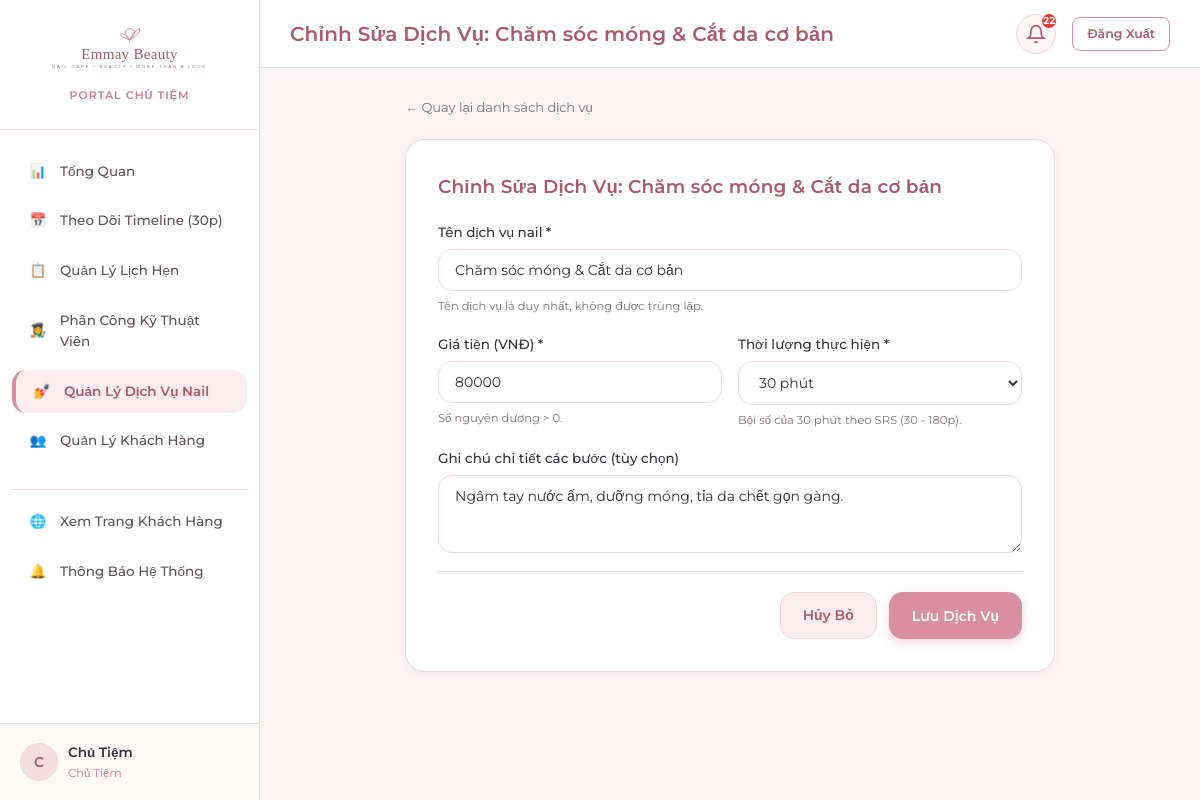
The app's page /owner/services/DV001/edit/ (signed in) with its own data.
### apps/accounts/models.py (models this page shows, shortened)
class TaiKhoan(models.Model):
    VAI_TRO_CHOICES = [
        ('Chủ Tiệm', 'Chủ Tiệm'),
        ('Nhân Viên', 'Nhân Viên'),
        ('Khách Hàng', 'Khách Hàng'),
    ]
    ma_tai_khoan = models.CharField(max_length=10, primary_key=True, verbose_name='Mã tài khoản')
    user = models.OneToOneField(User, on_delete=models.CASCADE, related_name='tai_khoan', verbose_name='Tài khoản User')
    vai_tro = models.CharField(max_length=20, choices=VAI_TRO_CHOICES, verbose_name='Vai trò')
    khach_hang = models.OneToOneField(
        KhachHang, on_delete=models.SET_NULL, null=True, blank=True,
        related_name='tai_khoan', verbose_name='Khách hàng liên kết'
    )
    class Meta:
        db_table = 'TaiKhoan'
        verbose_name = 'Tài Khoản'
        verbose_name_plural = 'Tài Khoản'

### apps/services/models.py (models this page shows, shortened)
class DichVu(models.Model):
    THOI_LUONG_CHOICES = [
        (30, '30 phút'),
        (60, '60 phút'),
        (90, '90 phút (1h30)'),
        (120, '120 phút (2h)'),
        (150, '150 phút (2h30)'),
        (180, '180 phút (3h)'),
    ]
    ma_dich_vu = models.CharField(max_length=10, primary_key=True, verbose_name='Mã dịch vụ')
    ten_dich_vu = models.CharField(max_length=60, unique=True, verbose_name='Tên dịch vụ')
    gia_tien = models.DecimalField(
        max_digits=12, decimal_places=0,
        validators=[MinValueValidator(1, message='Giá tiền phải là số nguyên dương lớn hơn 0.')],
        verbose_name='Giá tiền (VNĐ)'
    )
    thoi_luong = models.SmallIntegerField(
        choices=THOI_LUONG_CHOICES,
        validators=[validate_thoi_luong],
        verbose_name='Thời lượng (phút)'
    )
    ghi_chu = models.CharField(max_length=255, blank=True, null=True, verbose_name='Ghi chú')
    da_xoa = models.BooleanField(default=False, verbose_name='Đã xóa mềm')
    class Meta:
        db_table = 'DichVu'
        verbose_name = 'Dịch Vụ'
        verbose_name_plural = 'Dịch Vụ'
        ordering = ['ma_dich_vu']

### apps/services/views.py (the view)
# urls.py: path('services/<str:pk>/edit/', service_views.owner_service_update, name='service_update'),
@owner_required
def owner_service_update(request, pk):
    service = get_object_or_404(DichVu, pk=pk, da_xoa=False)
    form = DichVuForm(request.POST or None, instance=service)
    if request.method == 'POST' and form.is_valid():
        form.save()
        messages.success(request, f'Đã cập nhật dịch vụ "{service.ten_dich_vu}" thành công.')
        return redirect('owner:services_list')
    return render(request, 'owner/service_form.html', {
        'form': form,
        'service': service,
        'title': f'Chỉnh Sửa Dịch Vụ: {service.ten_dich_vu}',
    })

### apps/services/forms.py (shortened to what this page needs)
class DichVuForm(forms.ModelForm):
    class Meta:
        model = DichVu
        fields = ['ten_dich_vu', 'gia_tien', 'thoi_luong', 'ghi_chu']
        widgets = {
            'ten_dich_vu': forms.TextInput(attrs={'class': 'form-control', 'placeholder': 'Ví dụ: Sơn Gel Hàn Quốc'}),
            'gia_tien': forms.NumberInput(attrs={'class': 'form-control', 'placeholder': 'Ví dụ: 150000', 'min': '1000', 'step': '1000'}),
            'thoi_luong': forms.Select(attrs={'class': 'form-select'}),
            'ghi_chu': forms.Textarea(attrs={'class': 'form-control', 'rows': 3, 'placeholder': 'Mô tả chi tiết các bước dịch vụ'}),
        }

### apps/notifications/context_processors.py (called while the page is built)
def notifications_processor(request):
    context = {
        'unread_notifications_count': 0,
        'recent_notifications': [],
    }
    if request.user.is_authenticated:
        try:
            tai_khoan = getattr(request.user, 'tai_khoan', None)
            if tai_khoan:
                user_notifications = ThongBao.objects.filter(tai_khoan=tai_khoan)
                context['unread_notifications_count'] = user_notifications.filter(da_doc=False).count()
                context['recent_notifications'] = user_notifications.order_by('-thoi_diem_tao')[:8]
        except Exception:
            pass
    return context

### templates/owner/service_form.html (shortened to what this page needs)
{% extends 'base_dashboard.html' %}
{% block page_title %}{{ title }}{% endblock %}
{% block content %}
<div style="max-width: 650px; margin: 0 auto;">
  <div style="margin-bottom: 20px;">
    <a href="{% url 'owner:services_list' %}" style="font-size: 13px; color: var(--text-muted);">&larr; Quay lại danh sách dịch vụ</a>
  </div>
  <div class="card" style="padding: 32px; border-radius: var(--radius-lg);">
    <h3 class="card-title" style="margin-bottom: 20px;">{{ title }}</h3>
    <form method="post">
      <div class="form-group">
        <label class="form-label">Tên dịch vụ nail *</label>
        {{ form.ten_dich_vu }}
        <small style="color: var(--text-muted); font-size: 11.5px;">Tên dịch vụ là duy nhất, không được trùng lặp.</small>
      </div>
      <div style="display: grid; grid-template-columns: 1fr 1fr; gap: 16px;">
        <div class="form-group">
          <label class="form-label">Giá tiền (VNĐ) *</label>
          {{ form.gia_tien }}
          <small style="color: var(--text-muted); font-size: 11.5px;">Số nguyên dương > 0.</small>
        </div>
        <div class="form-group">
          <label class="form-label">Thời lượng thực hiện *</label>
          {{ form.thoi_luong }}
          <small style="color: var(--text-muted); font-size: 11.5px;">Bội số của 30 phút theo SRS (30 - 180p).</small>
        </div>
      </div>
      <div class="form-group">
        <label class="form-label">Ghi chú chi tiết các bước (tùy chọn)</label>
        {{ form.ghi_chu }}
      </div>
      <div style="border-top: 1px solid var(--border-pink); padding-top: 20px; display: flex; justify-content: flex-end; gap: 12px;">
        <a href="{% url 'owner:services_list' %}" class="btn btn-secondary">Hủy Bỏ</a>
        <button type="submit" class="btn btn-primary">Lưu Dịch Vụ</button>
      </div>
    </form>
  </div>
</div>
{% endblock %}

### templates/base_dashboard.html (shortened to what this page needs)
<!DOCTYPE html>
<html lang="vi">
<head>
  <link rel="stylesheet" href="/static/css/style.css">
  <link rel="stylesheet" href="/static/css/dashboard.css">
</head>
<body class="app-layout">
  <aside class="sidebar">
    <div class="sidebar-brand">
      <a href="{% url 'home' %}">
        <img src="/static/images/logo.svg" alt="Emmay Beauty" class="sidebar-logo">
      </a>
      <div style="font-size: 11px; color: var(--primary-rose); font-weight: 600; margin-top: 4px; letter-spacing: 1px;">
        {% if is_owner %}PORTAL CHỦ TIỆM{% elif is_employee %}PORTAL KỸ THUẬT VIÊN{% else %}PORTAL THÀNH VIÊN{% endif %}
      </div>
    </div>
    <ul class="sidebar-nav">
      {% if is_owner %}
        <li class="nav-item {% if request.resolver_match.url_name == 'dashboard' %}active{% endif %}">
          <a href="{% url 'owner:dashboard' %}">
            <span class="nav-icon">📊</span>
            <span>Tổng Quan</span>
          </a>
        </li>
        <li class="nav-item {% if request.resolver_match.url_name == 'timeline' %}active{% endif %}">
          <a href="{% url 'owner:timeline' %}">
            <span class="nav-icon">📅</span>
            <span>Theo Dõi Timeline (30p)</span>
          </a>
        </li>
        <li class="nav-item {% if 'appointments' in request.path and request.resolver_match.url_name != 'timeline' %}active{% endif %}">
          <a href="{% url 'owner:appointments_list' %}">
            <span class="nav-icon">📋</span>
            <span>Quản Lý Lịch Hẹn</span>
          </a>
        </li>
        <li class="nav-item {% if 'assignments' in request.path %}active{% endif %}">
          <a href="{% url 'owner:assignments_list' %}">
            <span class="nav-icon">👩‍🎨</span>
            <span>Phân Công Kỹ Thuật Viên</span>
          </a>
        </li>
        <li class="nav-item {% if 'services' in request.path %}active{% endif %}">
          <a href="{% url 'owner:services_list' %}">
            <span class="nav-icon">💅</span>
            <span>Quản Lý Dịch Vụ Nail</span>
          </a>
        </li>
        <li class="nav-item {% if 'customers' in request.path %}active{% endif %}">
          <a href="{% url 'owner:customers_list' %}">
            <span class="nav-icon">👥</span>
            <span>Quản Lý Khách Hàng</span>
          </a>
        </li>
      {% endif %}
      <li class="nav-item" style="margin-top: 20px; border-top: 1px solid var(--border-pink); padding-top: 10px;">
        <a href="{% url 'home' %}">
          <span class="nav-icon">🌐</span>
          <span>Xem Trang Khách Hàng</span>
        </a>
      </li>
      <li class="nav-item">
        <a href="{% url 'notifications:list' %}">
          <span class="nav-icon">🔔</span>
          <span>Thông Báo Hệ Thống</span>
        </a>
      </li>
    </ul>
    <div class="sidebar-footer">
      <div class="user-badge">
        <div class="user-avatar">
          {{ user.username|slice:":1"|upper }}
        </div>
        <div class="user-info">
          <span class="user-name">{{ user.first_name|default:user.username }}</span>
          <span class="user-role">{{ current_role }}</span>
        </div>
      </div>
    </div>
  </aside>
  <div class="main-wrapper">
    <header class="top-header">
      <div class="header-title">
        <h2>{% block page_title %}Bảng Điều Khiển{% endblock %}</h2>
      </div>
      <div class="header-actions">
        <div class="notification-bell-container">
          <button type="button" class="bell-btn" id="notif-bell-btn" title="Thông báo">
            <svg width="20" height="20" viewBox="0 0 24 24" fill="none" stroke="currentColor" stroke-width="2">
              <path d="M18 8A6 6 0 0 0 6 8c0 7-3 9-3 9h18s-3-2-3-9"></path>
              <path d="M13.73 21a2 2 0 0 1-3.46 0"></path>
            </svg>
            {% if unread_notifications_count > 0 %}
              <span class="bell-counter">{{ unread_notifications_count }}</span>
            {% endif %}
          </button>
        </div>
        <a href="{% url 'accounts:logout' %}" class="btn btn-outline btn-sm">
          Đăng Xuất
        </a>
      </div>
    </header>
    <div class="page-container">
      {% block content %}{% endblock %}
    </div>
  </div>
</body>
</html>

### static/css/style.css (style rules this page uses)
:root { --primary-rose: #C97F8E; --btn-rose: #D98F9F; --btn-rose-hover: #C57B8C; --dark-rose: #A85C69; --deep-rose: #8C4350; --blush-pink: #F5DDE2; --soft-pink: #FBECEF; --light-pink: #FFF4F6; --ivory-white: #FFF9F8; --card-bg: #FFFFFF; --text-main: #343039; --text-muted: #7E7478; --text-light: #A3969B; --border-pink: #EED6DC; --border-focus: #D98F9F; --status-pending: #E09F3E; --status-pending-bg: #FFF5E6; --status-confirmed: #4A90E2; --status-confirmed-bg: #EBF4FC; --status-completed: #2E7D32; --status-completed-bg: #EAF5EA; --status-canceled: #C62828; --status-canceled-bg: #FDE8E8; --status-noshow: #757575; --status-noshow-bg: #EEEEEE; --font-heading: 'Playfair Display', serif; --font-body: 'Montserrat', sans-serif; --shadow-sm: 0 2px 8px rgba(201, 127, 142, 0.08); --shadow-md: 0 4px 20px rgba(168, 92, 105, 0.12); --shadow-lg: 0 10px 30px rgba(168, 92, 105, 0.16); --radius-sm: 8px; --radius-md: 14px; --radius-lg: 20px; --radius-full: 9999px; }
* { margin: 0; padding: 0; box-sizing: border-box; }
body { font-family: var(--font-body); font-size: 14.5px; line-height: 1.6; color: var(--text-main); background-color: var(--ivory-white); min-height: 100vh; display: flex; flex-direction: column; }
h1, h2, h3, h4, h5, h6, input, button, select, textarea, table, th, td { font-family: var(--font-body); }
h1, h2, h3 { color: var(--dark-rose); font-weight: 600; letter-spacing: 0.2px; }
a { color: var(--dark-rose); text-decoration: none; transition: all 0.2s ease; }
.btn { display: inline-flex; align-items: center; justify-content: center; gap: 8px; padding: 11px 22px; font-family: var(--font-body); font-size: 14px; font-weight: 600; border-radius: var(--radius-md); border: 1px solid transparent; cursor: pointer; transition: all 0.25s cubic-bezier(0.4, 0, 0.2, 1); text-decoration: none !important; white-space: nowrap; }
.btn-primary { background: var(--btn-rose); color: #FFFFFF !important; box-shadow: 0 4px 12px rgba(217, 143, 159, 0.35); }
.btn-secondary { background: var(--soft-pink); color: var(--dark-rose) !important; border: 1px solid var(--border-pink); }
.btn-outline { background: transparent; color: var(--dark-rose) !important; border: 1.5px solid var(--btn-rose); }
.btn-sm { padding: 6px 14px; font-size: 12.5px; border-radius: var(--radius-sm); }
.form-group { margin-bottom: 18px; display: flex; flex-direction: column; gap: 6px; }
.form-label { font-size: 13.5px; font-weight: 500; color: var(--text-main); }
.form-control, .form-select, textarea { width: 100%; padding: 11px 16px; font-family: var(--font-body); font-size: 14px; color: var(--text-main); background: #FFFFFF; border: 1.5px solid var(--border-pink); border-radius: var(--radius-md); outline: none; transition: all 0.2s ease; }
.form-control::placeholder { color: #B5A8AD; }
.card { background: var(--card-bg); border: 1px solid var(--border-pink); border-radius: var(--radius-lg); padding: 24px; box-shadow: var(--shadow-sm); transition: box-shadow 0.25s ease; }
.card-title { font-family: var(--font-body); font-size: 18.5px; font-weight: 600; color: var(--dark-rose); margin-bottom: 14px; }

### records on screen
TaiKhoan: vai_tro "Chủ Tiệm"
DichVu: ten_dich_vu "Chăm sóc móng & Cắt da cơ bản", gia_tien "80000", thoi_luong "30 phút", ghi_chu "Ngâm tay nước ấm, dưỡng móng, tỉa da chết gọn gàng."

### other values on screen
{{ user.username|slice:":1"|upper }} "C"
{{ user.first_name|default:user.username }} "Chủ Tiệm"
{{ title }} "Chỉnh Sửa Dịch Vụ: Chăm sóc móng & Cắt da cơ bản"
{{ unread_notifications_count }} "22"
